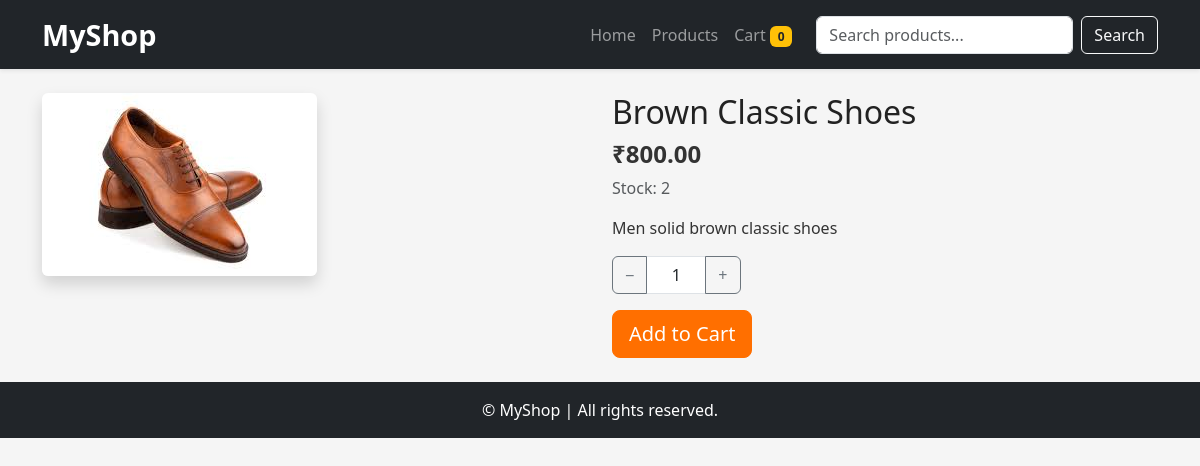
Page /product/brown-classic-shoes/ on the committed database.
### store/models.py (models this page shows, shortened)
class Product(models.Model):
    name = models.CharField(max_length=255)
    slug = models.SlugField(max_length=255, unique=True, blank=True)
    description = models.TextField(blank=True)
    price = models.DecimalField(max_digits=10, decimal_places=2)
    image = models.ImageField(upload_to='products/', blank=True, null=True)
    stock = models.PositiveIntegerField(default=0)
    available = models.BooleanField(default=True)
    created = models.DateTimeField(auto_now_add=True)
    class Meta:
        ordering = ['-created']

### store/views.py (the view)
# urls.py: path('product/<slug:slug>/', views.product_detail, name='product_detail'),
@ensure_csrf_cookie
def product_detail(request, slug):
    product = get_object_or_404(Product, slug=slug, available=True)
    return render(request, 'store/product_detail.html', {'product': product})

### store/templates/store/product_detail.html (shortened to what this page needs)
{% extends 'store/base.html' %}
{% block content %}
<div class="row">
  <div class="col-md-6 mb-3">
    {% if product.image %}
    <img src="{{ product.image.url }}" class="img-fluid rounded shadow" alt="{{ product.name }}">
    {% endif %}
  </div>
  <div class="col-md-6">
    <h2>{{ product.name }}</h2>
    <p class="h4 fw-bold">₹{{ product.price }}</p>
    <p class="text-muted">Stock: <span id="stock-{{ product.slug }}">{{ product.stock }}</span></p>
    <p>{{ product.description|linebreaks }}</p>
    <div class="input-group mb-3" style="max-width:160px;">
      <button class="btn btn-outline-secondary" id="decr">−</button>
      <input id="qty" class="form-control text-center" value="1">
      <button class="btn btn-outline-secondary" id="incr">+</button>
    </div>
    <button class="btn btn-primary btn-lg" id="addBtn">Add to Cart</button>
  </div>
</div>
{% endblock %}

### store/static/store/css/style.css (style rules this page uses)
body { font-family: 'Segoe UI', Tahoma, Geneva, Verdana, sans-serif; background-color: #f5f5f5; color: #333; }
h2, h4, h5 { color: #222; }
.btn-primary { background-color: #ff6f00; border-color: #ff6f00; }
.input-group .form-control { max-width: 60px; }

### rows in the picture
Product: image (picture), name "Brown Classic Shoes", price "800.00", stock "2", description "Men solid brown classic shoes"

### other values in the picture
{{ cart_item_count|default:0 }} "0"
